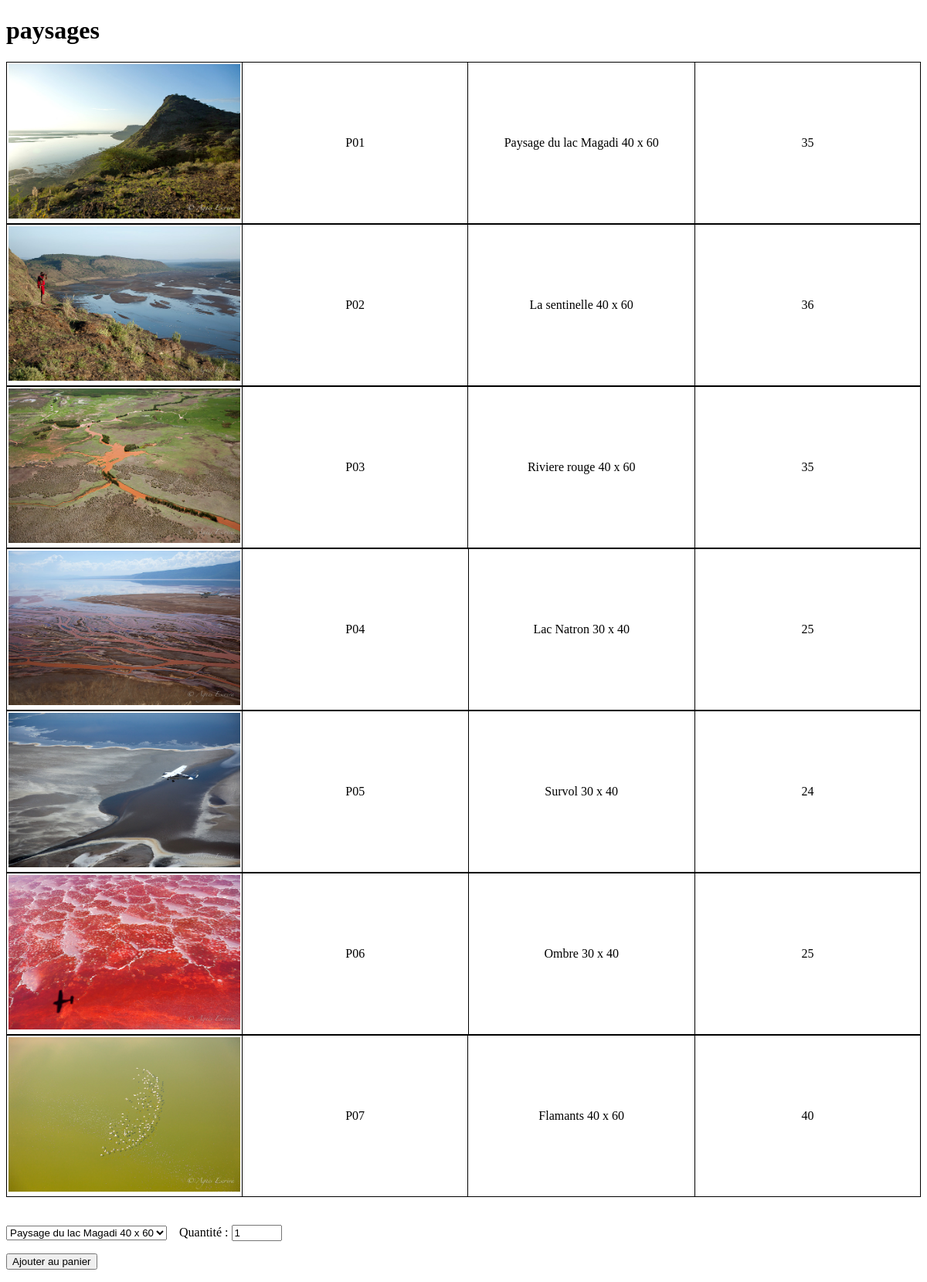
Page /Lafaune/Version3/listPdt.php?categ=paysages on the committed database.
### tables this page shows
CREATE TABLE IF NOT EXISTS `produit` (
  `pdt_ref` varchar(3) NOT NULL DEFAULT '',
  `pdt_designation` varchar(50) DEFAULT NULL,
  `pdt_prix` decimal(5,0) DEFAULT NULL,
  `pdt_image` varchar(50) DEFAULT NULL,
  `pdt_categorie` varchar(3) DEFAULT NULL,
  `pdt_dimension` varchar(8) DEFAULT NULL,
  PRIMARY KEY (`pdt_ref`)
);

### Lafaune/Version3/listPdt.php (the view, shortened to what this page needs)
<!DOCTYPE HTML>
<html>
    <head>
        <link rel="stylesheet" href="style.css" />
    </head>
        <?php
include("connexion.php");
$categ = $_GET['categ'];
$reponse = $bdd->query('SELECT * FROM produit, categorie WHERE categorie.cat_code = produit.pdt_categorie AND cat_libelle="'.$categ.'"');
echo "<h1>$categ</h1>";
while ($donnees = $reponse->fetch())
{
?>
<table>
                <tr>
                    <td>
                        <img src="../Images/<?php echo $donnees['pdt_image']; ?>" class="<?php echo $donnees['pdt_dimension']; ?>" />
                     </td>
                    <td> <p><?php echo $donnees['pdt_ref']; ?></p> </td>
                    <td> <p> <?php echo $donnees['pdt_designation']; ?> </p> </td>
                    <td> <p> <?php echo $donnees['pdt_prix']; ?> <p> </td>
                </tr>
</table>
<?php
}
?>
<?php
include("connexion.php");
?>
<form action="panier.php" target="framed" method="get">
<select name="pdt_ref" id="pdt_ref">
<?php
$reponse = $bdd->query('SELECT * FROM produit, categorie WHERE categorie.cat_code = produit.pdt_categorie AND cat_libelle="'.$categ.'"');
while ($donnees = $reponse->fetch())
{
?>
           <option value="<?php echo $donnees['pdt_ref']; ?>"><?php echo $donnees['pdt_designation']; ?></option>
<?php
}
?>
</select>
 <?php
			echo 'Quantité : ';
        	echo '<input type="text" name="quantite" size="5" value="1" />';
        	echo '<p><input type="submit" name="ajouter" value="Ajouter au panier" /></p>';
 ?>
</form>
</html>

### Lafaune/Version3/style.css (style rules this page uses)
table { border-collapse: collapse; padding : 2px; text-align:center; }
td, th { border: 1px solid black; padding : 2px; width : 300px; }
img.paysage { height:200px; width:300px; }

### rows in the picture
produit: pdt_image (picture), pdt_ref "P01", pdt_designation "Paysage du lac Magadi 40 x 60", pdt_prix "35"
produit: pdt_image (picture), pdt_ref "P02", pdt_designation "La sentinelle 40 x 60", pdt_prix "36"
produit: pdt_image (picture), pdt_ref "P03", pdt_designation "Riviere rouge 40 x 60", pdt_prix "35"
produit: pdt_image (picture), pdt_ref "P04", pdt_designation "Lac Natron 30 x 40", pdt_prix "25"
produit: pdt_image (picture), pdt_ref "P05", pdt_designation "Survol 30 x 40", pdt_prix "24"
produit: pdt_image (picture), pdt_ref "P06", pdt_designation "Ombre 30 x 40", pdt_prix "25"
produit: pdt_image (picture), pdt_ref "P07", pdt_designation "Flamants 40 x 60", pdt_prix "40"

### other values in the picture
$categ "paysages"
form field pdt_ref "Paysage du lac Magadi 40 x 60"
